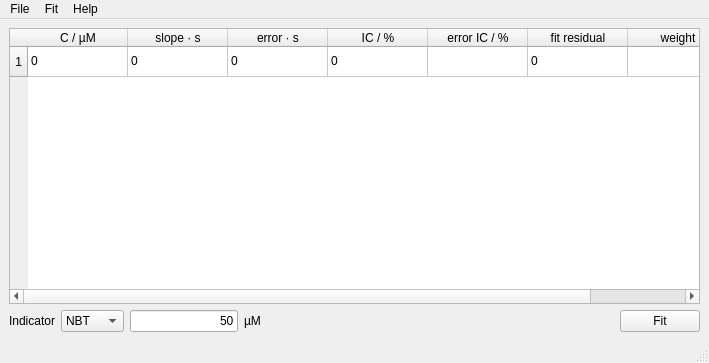
<?xml version="1.0" encoding="UTF-8"?>
<ui version="4.0">
 <class>MainWindow</class>
 <widget class="QMainWindow" name="MainWindow">
  <property name="geometry">
   <rect>
    <x>0</x>
    <y>0</y>
    <width>709</width>
    <height>363</height>
   </rect>
  </property>
  <property name="windowTitle">
   <string>SuperSOD, alpha version </string>
  </property>
  <widget class="QWidget" name="centralwidget">
   <layout class="QVBoxLayout" name="verticalLayout">
    <item>
     <widget class="QTableWidget" name="table">
      <row>
       <property name="text">
        <string> 1 </string>
       </property>
      </row>
      <column>
       <property name="text">
        <string>C / µM</string>
       </property>
      </column>
      <column>
       <property name="text">
        <string>slope · s</string>
       </property>
      </column>
      <column>
       <property name="text">
        <string>error · s</string>
       </property>
      </column>
      <column>
       <property name="text">
        <string>IC / %</string>
       </property>
      </column>
      <column>
       <property name="text">
        <string>error IC / %</string>
       </property>
      </column>
      <column>
       <property name="text">
        <string>fit residual</string>
       </property>
      </column>
      <column>
       <property name="text">
        <string>weight</string>
       </property>
      </column>
      <item row="0" column="0">
       <property name="text">
        <string>0</string>
       </property>
      </item>
      <item row="0" column="1">
       <property name="text">
        <string>0</string>
       </property>
      </item>
      <item row="0" column="2">
       <property name="text">
        <string>0</string>
       </property>
      </item>
      <item row="0" column="3">
       <property name="text">
        <string>0</string>
       </property>
      </item>
      <item row="0" column="5">
       <property name="text">
        <string>0</string>
       </property>
      </item>
     </widget>
    </item>
    <item>
     <layout class="QHBoxLayout" name="horizontalLayout">
      <item>
       <widget class="QLabel" name="label">
        <property name="text">
         <string>Indicator</string>
        </property>
       </widget>
      </item>
      <item>
       <widget class="QComboBox" name="cb_indicator">
        <item>
         <property name="text">
          <string>NBT</string>
         </property>
        </item>
        <item>
         <property name="text">
          <string>CYTC</string>
         </property>
        </item>
       </widget>
      </item>
      <item>
       <widget class="QLineEdit" name="inp_cind">
        <property name="sizePolicy">
         <sizepolicy hsizetype="Minimum" vsizetype="Fixed">
          <horstretch>0</horstretch>
          <verstretch>0</verstretch>
         </sizepolicy>
        </property>
        <property name="text">
         <string>50</string>
        </property>
        <property name="alignment">
         <set>Qt::AlignRight|Qt::AlignTrailing|Qt::AlignVCenter</set>
        </property>
       </widget>
      </item>
      <item>
       <widget class="QLabel" name="label_2">
        <property name="text">
         <string>µM</string>
        </property>
       </widget>
      </item>
      <item>
       <spacer name="horizontalSpacer">
        <property name="orientation">
         <enum>Qt::Horizontal</enum>
        </property>
        <property name="sizeHint" stdset="0">
         <size>
          <width>40</width>
          <height>20</height>
         </size>
        </property>
       </spacer>
      </item>
      <item>
       <widget class="QPushButton" name="btn_fit">
        <property name="text">
         <string>Fit</string>
        </property>
       </widget>
      </item>
     </layout>
    </item>
   </layout>
  </widget>
  <widget class="QMenuBar" name="menubar">
   <property name="geometry">
    <rect>
     <x>0</x>
     <y>0</y>
     <width>709</width>
     <height>23</height>
    </rect>
   </property>
   <widget class="QMenu" name="menuFile">
    <property name="title">
     <string>File</string>
    </property>
    <addaction name="actionNewProject"/>
    <addaction name="actionOpenProject"/>
    <addaction name="actionSaveProject"/>
    <addaction name="actionSaveProjectAs"/>
    <addaction name="separator"/>
    <addaction name="actionAppendData"/>
    <addaction name="actionImportData"/>
    <addaction name="actionExportData"/>
    <addaction name="actionExportFigure"/>
    <addaction name="actionExit"/>
   </widget>
   <widget class="QMenu" name="menuFit">
    <property name="title">
     <string>Fit</string>
    </property>
    <widget class="QMenu" name="menuWeights">
     <property name="title">
      <string>weights</string>
     </property>
     <addaction name="actionWeightUnit"/>
     <addaction name="actionWeightQuadratic"/>
    </widget>
    <addaction name="menuWeights"/>
    <addaction name="actionFitReport"/>
   </widget>
   <widget class="QMenu" name="menuHelp">
    <property name="enabled">
     <bool>true</bool>
    </property>
    <property name="title">
     <string>Help</string>
    </property>
    <addaction name="actionHelp_Menu"/>
    <addaction name="actionAbout"/>
   </widget>
   <addaction name="menuFile"/>
   <addaction name="menuFit"/>
   <addaction name="menuHelp"/>
  </widget>
  <widget class="QStatusBar" name="statusbar"/>
  <action name="actionNewProject">
   <property name="text">
    <string>New Project</string>
   </property>
  </action>
  <action name="actionOpenProject">
   <property name="text">
    <string>Open Project</string>
   </property>
  </action>
  <action name="actionExportData">
   <property name="text">
    <string>Export Data</string>
   </property>
  </action>
  <action name="actionExportFigure">
   <property name="text">
    <string>Export Figure</string>
   </property>
  </action>
  <action name="actionExit">
   <property name="text">
    <string>Exit</string>
   </property>
  </action>
  <action name="actionSaveProject">
   <property name="text">
    <string>Save Project</string>
   </property>
  </action>
  <action name="actionPlotNormal">
   <property name="checkable">
    <bool>true</bool>
   </property>
   <property name="checked">
    <bool>true</bool>
   </property>
   <property name="enabled">
    <bool>false</bool>
   </property>
   <property name="text">
    <string>Normal</string>
   </property>
  </action>
  <action name="actionPlotLinearized">
   <property name="checkable">
    <bool>true</bool>
   </property>
   <property name="text">
    <string>Linearized</string>
   </property>
  </action>
  <action name="actionImportData">
   <property name="text">
    <string>Import Data</string>
   </property>
  </action>
  <action name="actionWeightUnit">
   <property name="text">
    <string>unit</string>
   </property>
  </action>
  <action name="actionWeightQuadratic">
   <property name="text">
    <string>quadratic</string>
   </property>
  </action>
  <action name="actionWeightManual">
   <property name="text">
    <string>manual</string>
   </property>
  </action>
  <action name="actionHelp_Menu">
   <property name="text">
    <string>Help Menu</string>
   </property>
  </action>
  <action name="actionAbout">
   <property name="text">
    <string>About</string>
   </property>
  </action>
  <action name="actionFitReport">
   <property name="text">
    <string>report</string>
   </property>
  </action>
  <action name="actionSaveProjectAs">
   <property name="text">
    <string>Save Project as</string>
   </property>
  </action>
  <action name="actionAppendData">
   <property name="text">
    <string>Append Data</string>
   </property>
  </action>
 </widget>
 <resources/>
 <connections>
  <connection>
   <sender>actionExit</sender>
   <signal>triggered()</signal>
   <receiver>MainWindow</receiver>
   <slot>close()</slot>
   <hints>
    <hint type="sourcelabel">
     <x>-1</x>
     <y>-1</y>
    </hint>
    <hint type="destinationlabel">
     <x>412</x>
     <y>309</y>
    </hint>
   </hints>
  </connection>
 </connections>
</ui>
